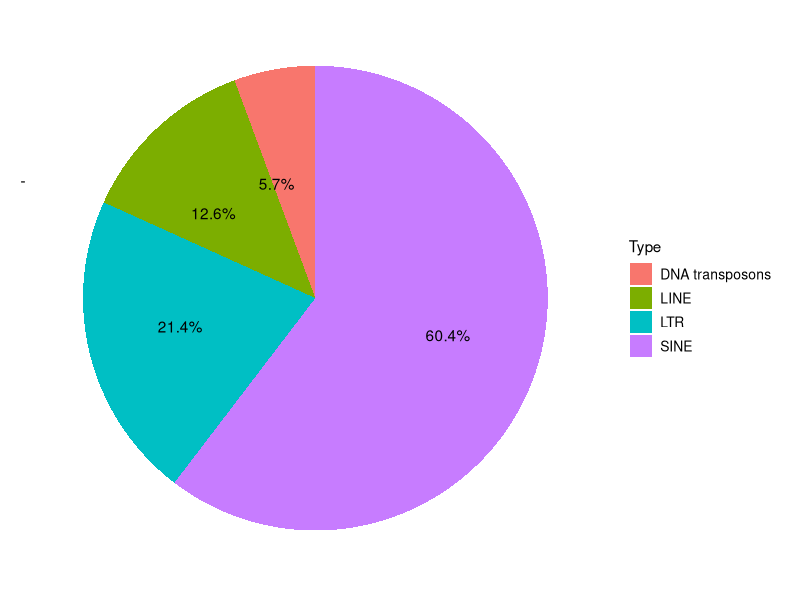
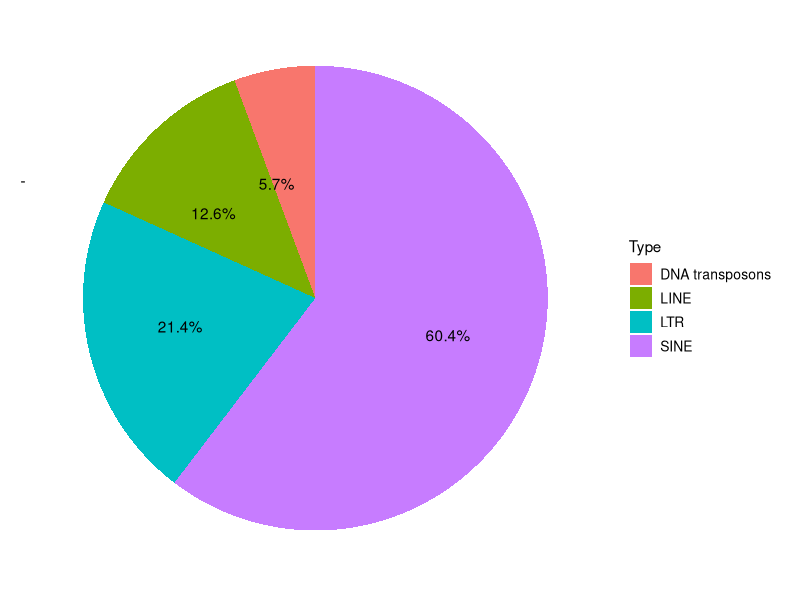

R code for these plots, in order:

#library(this.path)
#setwd(this.path::this.dir())

library(ggplot2)
library(scales)

#getwd()
setwd("D:\\xx\\xx\\xx\\xxx")

df_res=read.table("pie.input.tsv",header=T,sep="\t")
df_res$Precent = df_res$Number/sum(df_res$Number)


a<-ggplot(df_res, aes(x='', y=Precent, fill=Type)) +
  geom_bar(stat = 'identity',width = 1,position='stack') + #堆叠柱状图
  scale_y_continuous(expand = c(0,0))+
  coord_polar("y", start=0) + # stackpie ，# 堆叠图变为饼图的关键
  theme_bw()+
  
  theme(legend.position = 'right', 
        legend.text = element_text(colour = 'black',size = 10),
        axis.text = element_blank(),
        axis.title = element_blank(),
        panel.border = element_blank(),
        panel.grid = element_blank(),
  )+
  
 geom_text(label = scales::percent(df_res$Precent),
          hjust = "outward",
          position = position_stack(vjust = 0.5))


a

ggsave("pie.png",width = 10, height = 6, dpi = 300)
